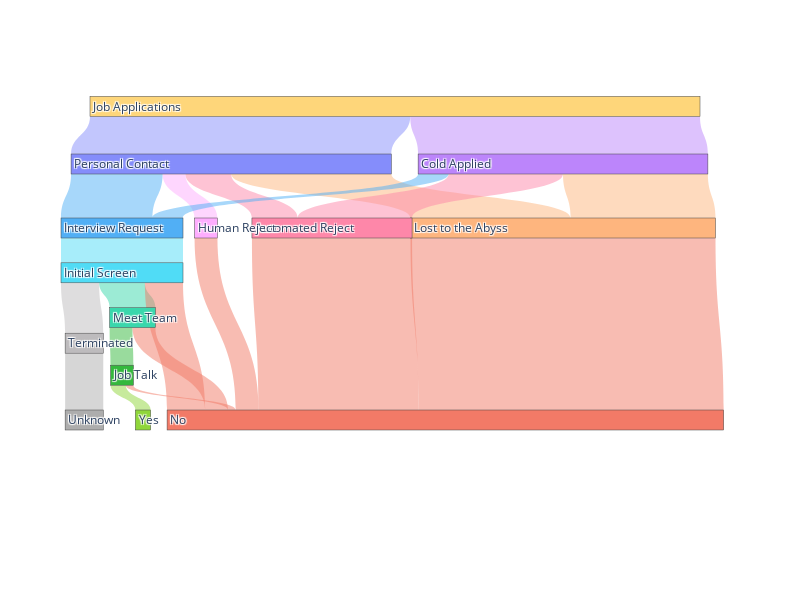

The notebook cell saved with this chart:
### Markdown cell above
Trying to adjust the positions of nodes so it looks better in chart studio export (it's not exactly the same when exported), but it's not consistent and I gave up

### Code cell
fig = go.Figure(go.Sankey(
    #arrangement = "snap",
    node = {
        "label": node_sort,
        "color":[node_color[node_map[x]] for x in node_sort],
        'hovertemplate':'%{value:1f}<extra></extra>',
# 'Job App',
# 'Personal Contact','Cold Applied',
# 'Abyss','Automated Reject','Human Reject','Interview',
# 'Screen','Meet Team','Job Talk','Terminated',
# 'No','Yes','Unknown']

        "x": [0.01, 
              0.1, 0.1, 
              0.2, 0.2, 0.2, 0.2,
              0.27, 
              0.34, 0.43, 0.38,
              0.5, 0.5, 0.5,],
        "y": [0.75, 
              0.36, 1.15, 
              1.15, 0.6, 0.3, 0.1,
              0.1, 
              0.125, 0.1, 0.01,
              0.87, 0.15, 0.01,],
        'pad':10},  # 10 Pixels
    link = {
        "source": sdf['source_idx'].values,
        "target": sdf['target_idx'].values,
        "value": sdf['count'].values,
        "color": sdf["target_color"].values,
        'hovertemplate':'%{source.label} --> %{target.label}: %{value:1f}<extra></extra>',
    },
    orientation = 'v',
    ),
    layout = go.Layout(
        autosize=True,
        width=800,
        height=600,
    ))
fig.show()

### Figure 1 — Plotly figure (JSON) as saved in the notebook; plotly's stock layout.template omitted (floating-point values rounded to 4 significant figures)
{"data": [{"link": {"color": ["rgba(0.522,0.553,0.984,0.5)", "rgba(0.737,0.522,0.984,0.5)", "rgba(0.996,0.710,0.494,0.5)", "rgba(0.996,0.529,0.663,0.5)", "rgba(0.996,0.678,0.996,0.5)", "rgba(0.318,0.686,0.961,0.5)", "rgba(0.996,0.710,0.494,0.5)", "rgba(0.996,0.529,0.663,0.5)", "rgba(0.318,0.686,0.961,0.5)", "rgba(0.949,0.478,0.404,0.5)", "rgba(0.949,0.478,0.404,0.5)", "rgba(0.949,0.478,0.404,0.5)", "rgba(0.314,0.863,0.965,0.5)", "rgba(0.227,0.843,0.675,0.5)", "rgba(0.741,0.733,0.741,0.5)", "rgba(0.949,0.478,0.404,0.5)", "rgba(0.204,0.722,0.239,0.5)", "rgba(0.949,0.478,0.404,0.5)", "rgba(0.949,0.478,0.404,0.5)", "rgba(0.561,0.839,0.227,0.5)", "rgba(0.678,0.678,0.678,0.5)"], "hovertemplate": "%{source.label} --> %{target.label}: %{value:1f}<extra></extra>", "source": [0, 0, 1, 1, 1, 1, 2, 2, 2, 3, 4, 5, 6, 7, 7, 7, 8, 8, 9, 9, 10], "target": [1, 2, 3, 4, 5, 6, 3, 4, 6, 11, 11, 11, 7, 8, 10, 11, 9, 11, 11, 12, 13], "value": [42, 38, 21, 6, 3, 12, 19, 15, 4, 40, 21, 3, 16, 6, 5, 5, 3, 3, 1, 2, 5]}, "node": {"color": ["#fed67a", "#858dfb", "#bc85fb", "#FEB57E", "#fe87a9", "#feadfe", "#51AFF5", "#50dcf6", "#3ad7ac", "#34B83D", "#BDBBBD", "#f27a67", "#8FD63A", "#adadad"], "hovertemplate": "%{value:1f}<extra></extra>", "label": ["Job Applications", "Personal Contact", "Cold Applied", "Lost to the Abyss", "Automated Reject", "Human Reject", "Interview Request", "Initial Screen", "Meet Team", "Job Talk", "Terminated", "No", "Yes", "Unknown"], "pad": 10, "x": [0.01, 0.1, 0.1, 0.2, 0.2, 0.2, 0.2, 0.27, 0.34, 0.43, 0.38, 0.5, 0.5, 0.5], "y": [0.75, 0.36, 1.15, 1.15, 0.6, 0.3, 0.1, 0.1, 0.125, 0.1, 0.01, 0.87, 0.15, 0.01]}, "orientation": "v", "type": "sankey"}], "layout": {"autosize": true, "height": 600, "width": 800}}
